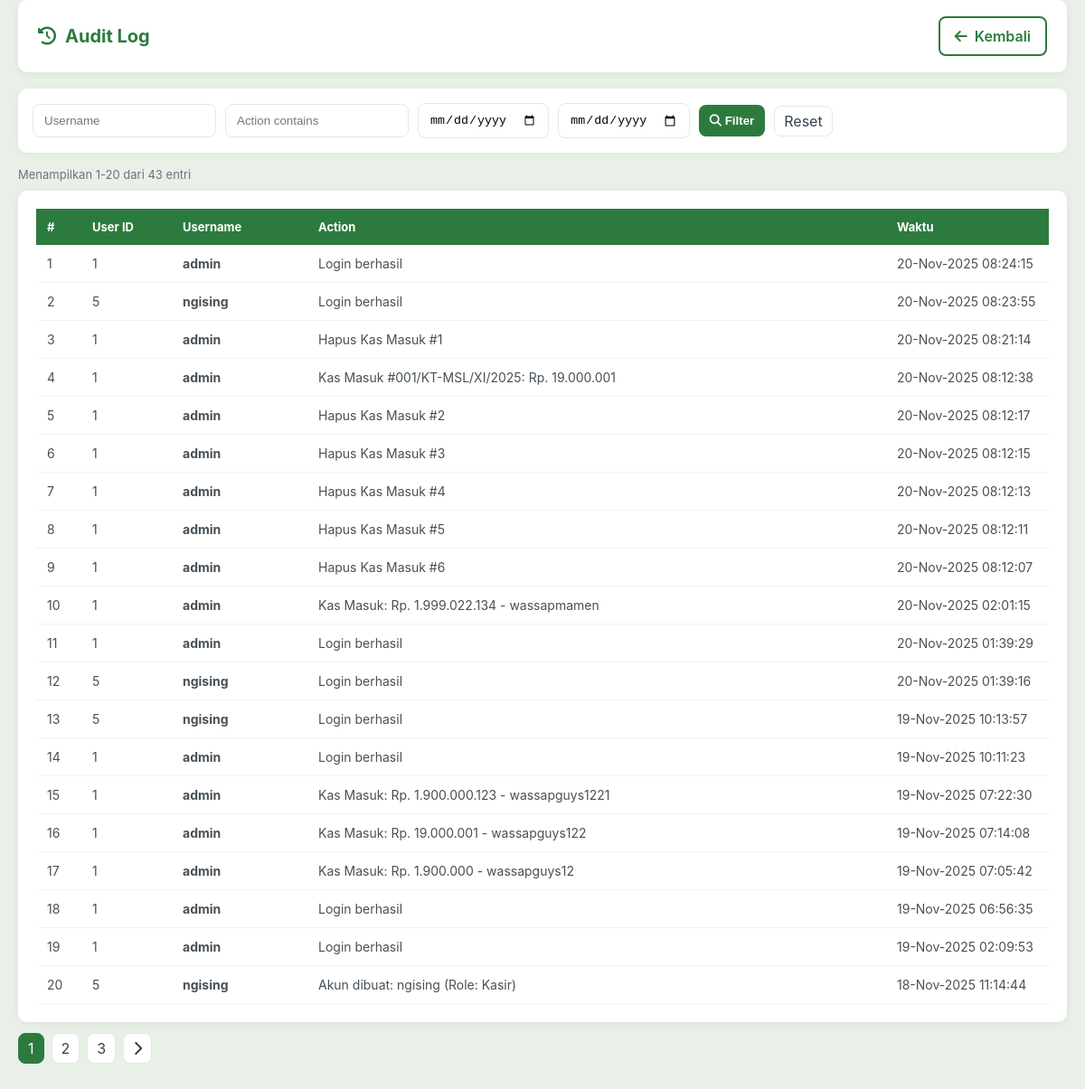
/audit_log.php (signed in), run on the app's committed database.
### tables this page shows
CREATE TABLE `audit_log` (
  `id` int(11) NOT NULL,
  `user_id` int(11) NOT NULL,
  `username` varchar(100) NOT NULL,
  `action` varchar(255) NOT NULL,
  `ip_address` varchar(50) DEFAULT NULL,
  `timestamp` datetime DEFAULT current_timestamp()
);

### audit_log.php (the view, shortened to what this page needs)
<?php
require_once 'config/conn_db.php';
$username = isset($_GET['username']) ? clean_input($_GET['username']) : '';
$actionq = isset($_GET['action_q']) ? clean_input($_GET['action_q']) : '';
$date_from = isset($_GET['date_from']) ? clean_input($_GET['date_from']) : '';
$date_to = isset($_GET['date_to']) ? clean_input($_GET['date_to']) : '';
$page = max(1, intval($_GET['page'] ?? 1));
$perPage = 20;
$where = '';
$countRes = mysqli_query($conn, "SELECT COUNT(*) AS total FROM audit_log $where");
$total = 0;
if ($countRes) {
    $r = mysqli_fetch_assoc($countRes);
    $total = intval($r['total']);
}
$offset = ($page - 1) * $perPage;
$sql = "SELECT * FROM audit_log $where ORDER BY timestamp DESC LIMIT $offset, $perPage";
$res = mysqli_query($conn, $sql);
?>
<!DOCTYPE html>
<html lang="id">
<head>
    <link rel="stylesheet" href="https://cdnjs.cloudflare.com/ajax/libs/font-awesome/6.4.0/css/all.min.css">
</head>
<body>
    <div class="container">
        <div class="header">
            <h2><i class="fas fa-history"></i> Audit Log</h2>
            <div class="page-actions">
                <a href="dashboard.php" class="btn btn-outline"><i class="fas fa-arrow-left"></i> Kembali</a>
            </div>
        </div>
        <div class="form-filters">
            <form method="get" style="display:flex; gap:10px; align-items:center; flex-wrap:wrap; width:100%;">
                <input type="text" name="username" placeholder="Username" value="<?php echo htmlspecialchars($username); ?>">
                <input type="text" name="action_q" placeholder="Action contains" value="<?php echo htmlspecialchars($actionq); ?>">
                <input type="date" name="date_from" value="<?php echo htmlspecialchars($date_from); ?>">
                <input type="date" name="date_to" value="<?php echo htmlspecialchars($date_to); ?>">
                <button type="submit"><i class="fas fa-search"></i> Filter</button>
                <a href="audit_log.php" class="page-link">Reset</a>
            </form>
        </div>
        <div class="small muted" style="margin:10px 0;">
            Menampilkan <?php echo ($total>0?($offset+1)."-".min($offset+$perPage,$total):"0"); ?> dari <?php echo $total; ?> entri
        </div>
        <div class="table-wrap">
            <table>
                <thead>
                    <tr>
                        <th style="width:50px;">#</th>
                        <th style="width:100px;">User ID</th>
                        <th style="width:150px;">Username</th>
                        <th>Action</th>
                        <th style="width:180px;">Waktu</th>
                    </tr>
                </thead>
                <tbody>
                    <?php if ($res && mysqli_num_rows($res) > 0): $no = $offset + 1; while ($row = mysqli_fetch_assoc($res)): ?>
                    <tr>
                        <td><?php echo $no++; ?></td>
                        <td><?php echo htmlspecialchars($row['user_id']); ?></td>
                        <td><strong><?php echo htmlspecialchars($row['username']); ?></strong></td>
                        <td><?php echo htmlspecialchars($row['action']); ?></td>
                        <td><?php echo date('d-M-Y H:i:s', strtotime($row['timestamp'])); ?></td>
                    </tr>
                    <?php endwhile; else: ?>
                    <tr><td colspan="5" class="muted" style="text-align:center; padding:20px;">
                        <i class="fas fa-inbox"></i> Belum ada data audit log.
                    </td></tr>
                    <?php endif; ?>
                </tbody>
            </table>
        </div>
        <?php if ($total > $perPage): ?>
        <div class="pagination">
            <?php
            $totalPages = max(1, ceil($total / $perPage));
            $baseUrl = 'audit_log.php?username=' . urlencode($username) . '&action_q=' . urlencode($actionq) . '&date_from=' . urlencode($date_from) . '&date_to=' . urlencode($date_to) . '&page=';
            for ($p = 1; $p <= $totalPages; $p++) {
                if ($p == $page) {
                    echo '<span class="page-link active">' . $p . '</span>';
                } else {
                    echo '<a class="page-link" href="' . $baseUrl . $p . '">' . $p . '</a>';
                }
            }
            if ($page < $totalPages) {
                echo '<a class="page-link" href="' . $baseUrl . ($page+1) . '"><i class="fas fa-chevron-right"></i></a>';
            }
            ?>
        </div>
        <?php endif; ?>
    </div>
</body>
</html>

### audit_log.php (style rules this page uses)
* { margin:0; padding:0; box-sizing: border-box; }
body { font-family: 'Inter', sans-serif; background: #e8f0e8; min-height: 100vh; }
.container { max-width: 100%; margin: 0; padding: 0 20px 40px; }
.header { background: white; padding: 18px 22px; border-radius: 10px; margin-bottom: 18px; box-shadow: 0 2px 8px rgba(0,0,0,0.06); display: flex; justify-content: space-between; align-items: center; gap: 12px; }
.header h2 { color: #2d7a3e; font-size: 20px; display:flex; align-items:center; gap:10px; }
.page-actions { display:flex; gap:10px; }
.btn { padding: 10px 16px; border-radius: 8px; cursor: pointer; border: none; font-weight: 600; display:inline-flex; align-items:center; gap:8px; text-decoration:none; transition: all 0.3s ease; }
.btn-outline { background: white; border: 2px solid #2d7a3e; color: #2d7a3e; }
.form-filters { background: white; padding: 16px; border-radius: 10px; box-shadow: 0 2px 8px rgba(0,0,0,0.04); margin-bottom: 16px; display:flex; gap:10px; flex-wrap:wrap; align-items:center; }
.form-filters input[type=text], .form-filters input[type=date] { padding:10px 12px; border:1px solid #e2e8f0; border-radius:8px; }
.form-filters button { padding:10px 12px; border-radius:8px; border:none; background:#2d7a3e; color:white; cursor:pointer; font-weight: 600; }
.table-wrap { background: white; padding: 20px; border-radius: 10px; box-shadow: 0 2px 8px rgba(0,0,0,0.06); overflow-x:auto; }
table { width:100%; border-collapse: collapse; min-width: 720px; }
thead th { background: #2d7a3e; color: white; padding:12px; text-align:left; font-size:13px; }
tbody td { padding:12px; border-bottom:1px solid #f1f5f4; color:#475057; font-size:14px; }
.muted { color:#6b7280; font-size:13px; }
.pagination { margin-top:12px; display:flex; gap:8px; align-items:center; flex-wrap:wrap; }
.page-link { padding:6px 10px; border-radius:8px; border:1px solid #e5e7eb; background:white; text-decoration:none; color:#374151; transition: all 0.3s ease; }
.page-link.active { background:#2d7a3e; color:white; border-color:#2d7a3e }

### data on the page
audit_log: user "1", username "admin", action "Login berhasil", timestamp "20-Nov-2025 08:24:15"
audit_log: user "5", username "ngising", action "Login berhasil", timestamp "20-Nov-2025 08:23:55"
audit_log: user "1", username "admin", action "Hapus Kas Masuk #1", timestamp "20-Nov-2025 08:21:14"
audit_log: user "1", username "admin", action "Kas Masuk #001/KT-MSL/XI/2025: Rp. 19.000.001", timestamp "20-Nov-2025 08:12:38"
audit_log: user "1", username "admin", action "Hapus Kas Masuk #2", timestamp "20-Nov-2025 08:12:17"
audit_log: user "1", username "admin", action "Hapus Kas Masuk #3", timestamp "20-Nov-2025 08:12:15"
audit_log: user "1", username "admin", action "Hapus Kas Masuk #4", timestamp "20-Nov-2025 08:12:13"
audit_log: user "1", username "admin", action "Hapus Kas Masuk #5", timestamp "20-Nov-2025 08:12:11"
audit_log: user "1", username "admin", action "Hapus Kas Masuk #6", timestamp "20-Nov-2025 08:12:07"
audit_log: user "1", username "admin", action "Kas Masuk: Rp. 1.999.022.134 - wassapmamen", timestamp "20-Nov-2025 02:01:15"
audit_log: user "1", username "admin", action "Login berhasil", timestamp "20-Nov-2025 01:39:29"
audit_log: user "5", username "ngising", action "Login berhasil", timestamp "20-Nov-2025 01:39:16"
audit_log: user "5", username "ngising", action "Login berhasil", timestamp "19-Nov-2025 10:13:57"
audit_log: user "1", username "admin", action "Login berhasil", timestamp "19-Nov-2025 10:11:23"
audit_log: user "1", username "admin", action "Kas Masuk: Rp. 1.900.000.123 - wassapguys1221", timestamp "19-Nov-2025 07:22:30"
audit_log: user "1", username "admin", action "Kas Masuk: Rp. 19.000.001 - wassapguys122", timestamp "19-Nov-2025 07:14:08"
audit_log: user "1", username "admin", action "Kas Masuk: Rp. 1.900.000 - wassapguys12", timestamp "19-Nov-2025 07:05:42"
audit_log: user "1", username "admin", action "Login berhasil", timestamp "19-Nov-2025 06:56:35"
audit_log: user "1", username "admin", action "Login berhasil", timestamp "19-Nov-2025 02:09:53"
audit_log: user "5", username "ngising", action "Akun dibuat: ngising (Role: Kasir)", timestamp "18-Nov-2025 11:14:44"

### other printed values
$offset+1 "1"
min($offset+$perPage,$total) "20"
$total "43"
